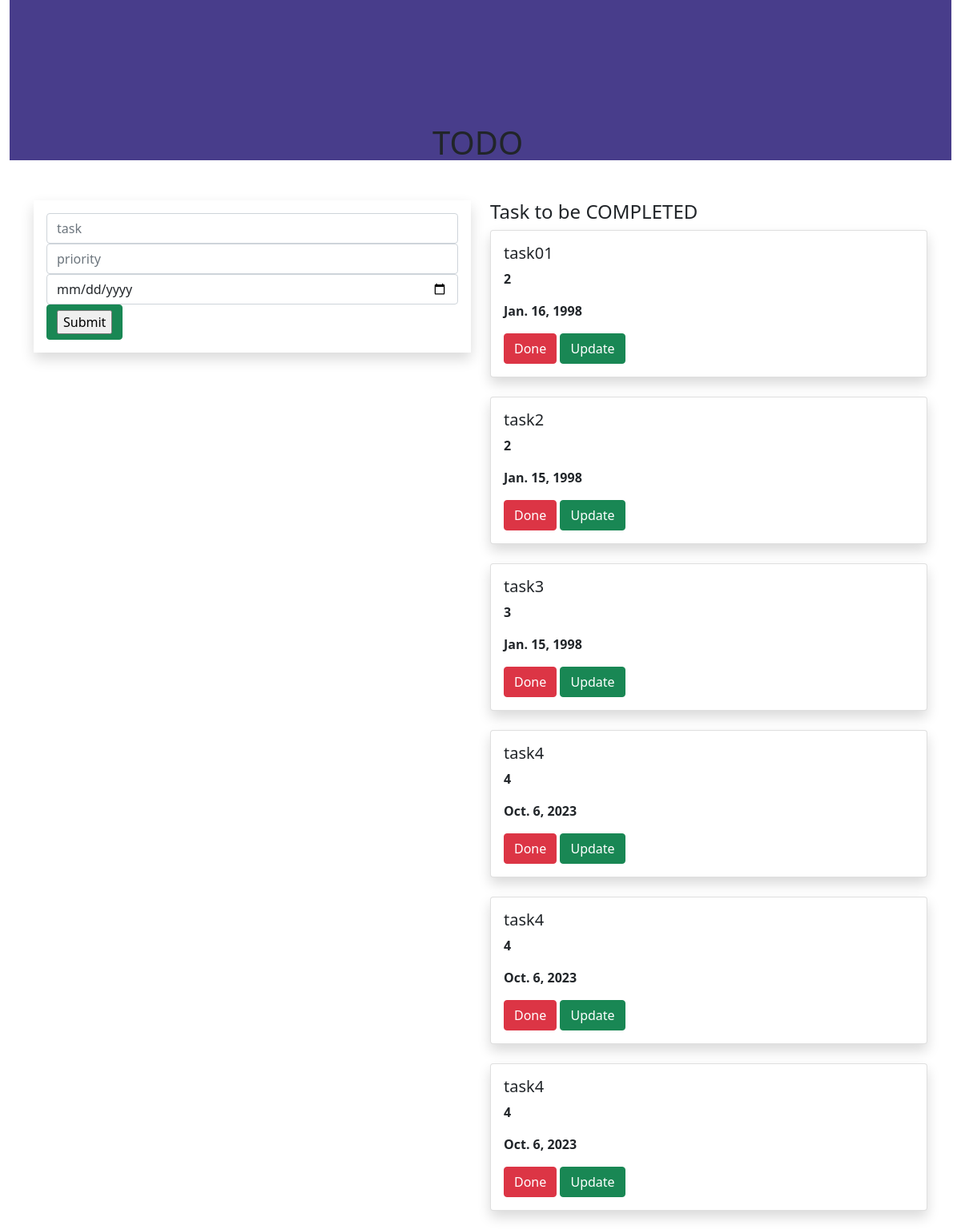
The page / on the database its author committed.
### apptodo/models.py (models this page shows, shortened)
class Task(models.Model):
    name=models.CharField(max_length=250)
    priority=models.IntegerField()
    date=models.DateField()

### apptodo/views.py (the view)
# urls.py: path('',views.add,name='add'),
def add(request):
    task1 = Task.objects.all
    if request.method=='POST':
        name=request.POST.get('task','')
        priority=request.POST.get('priority','')
        date = request.POST.get('date', '')
        task = Task(name=name, priority=priority,date=date)
        task.save()
    return render(request,'home.html',{'task1':task1})

### templates/home.html (shortened to what this page needs)
{% extends 'base.html'%}
{% block content %}
<div class="container-fluid">
    <div class="row">
        <div class="col-md-12">
            <div class="banner">
                <div class="banner-text">
                    <h1>TODO</h1>
                </div>
            </div>
        </div>
    </div>
</div>
<div class="container">
    <div class="row">
        <div class="col-md-6">
        <form method="POST" class="p-3 shadow">
            <div class="form-group">
     <input type="text" class="form-control" name="task" placeholder="task">
</div>
<div class="form-group">
    <input type="priority" class="form-control" name="priority" placeholder="priority">
</div>
            <div class="form-group">
    <input type="date" class="form-control" name="date" placeholder="date">
</div>
<div class="btn btn-success">
     <input  type="submit">
</div>
        </form>
    </div>
    <div class="col-md-6">
        <h4> Task to be COMPLETED</h4>
        {% for i in task1 %}
        <div class="shadow card">
            <div class="card-body">
                <h5 class="card-title">{{i.name}}</h5>
                <p><b>{{i.priority}}</b></p>
                <p><b>{{i.date}}</b></p>
                <a class="btn btn-danger" href="{% url 'delete' i.id %}">Done</a>
                <a class="btn btn-success" href="{% url 'update' i.id %}">Update</a>
            </div>
        </div>
        <br>
        {% endfor %}
    </div>
</div>
</div>
{% endblock %}

### templates/base.html (shortened to what this page needs)
{% load static %}
<!DOCTYPE html>
<html lang="en">
<head>
  <link href="https://cdn.jsdelivr.net/npm/bootstrap@5.0.2/dist/css/bootstrap.min.css" rel="stylesheet">
  <link rel="stylesheet" href="{% static 'style.css'%}">
</head>
<body>
{% block content %}
{% endblock %}
</body>
</html>

### static/style.css (style rules this page uses)
.banner { background-color: darkslateblue; width :100%; height:200px; margin-bottom:50px; }
.banner-text { top:10%; left:45%; position:absolute; transform:transform; }

### rows shown on the page
Task: name "task01", priority "2", date "Jan. 16, 1998"
Task: name "task2", priority "2", date "Jan. 15, 1998"
Task: name "task3", priority "3", date "Jan. 15, 1998"
Task: name "task4", priority "4", date "Oct. 6, 2023"
Task: name "task4", priority "4", date "Oct. 6, 2023"
Task: name "task4", priority "4", date "Oct. 6, 2023"
